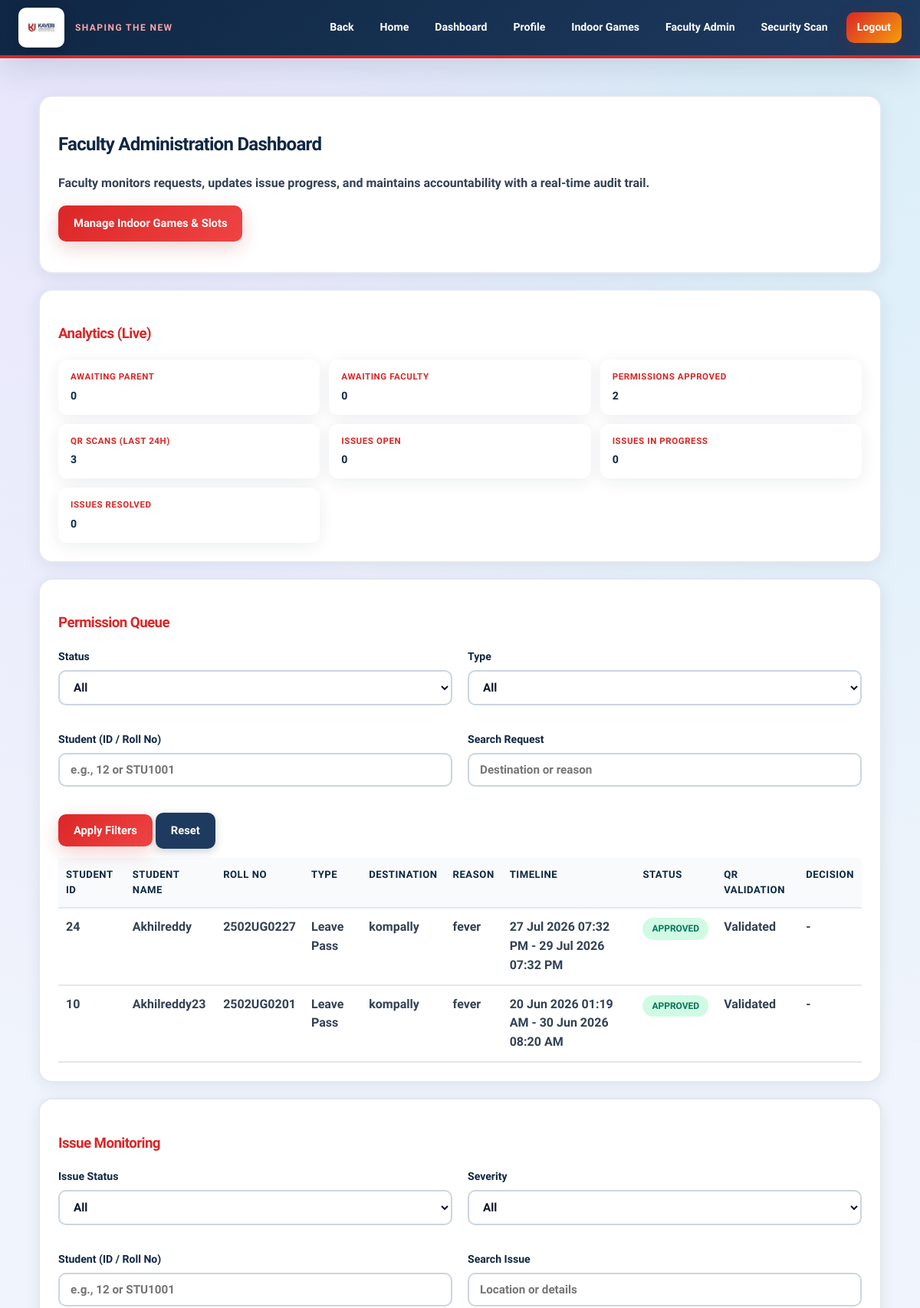
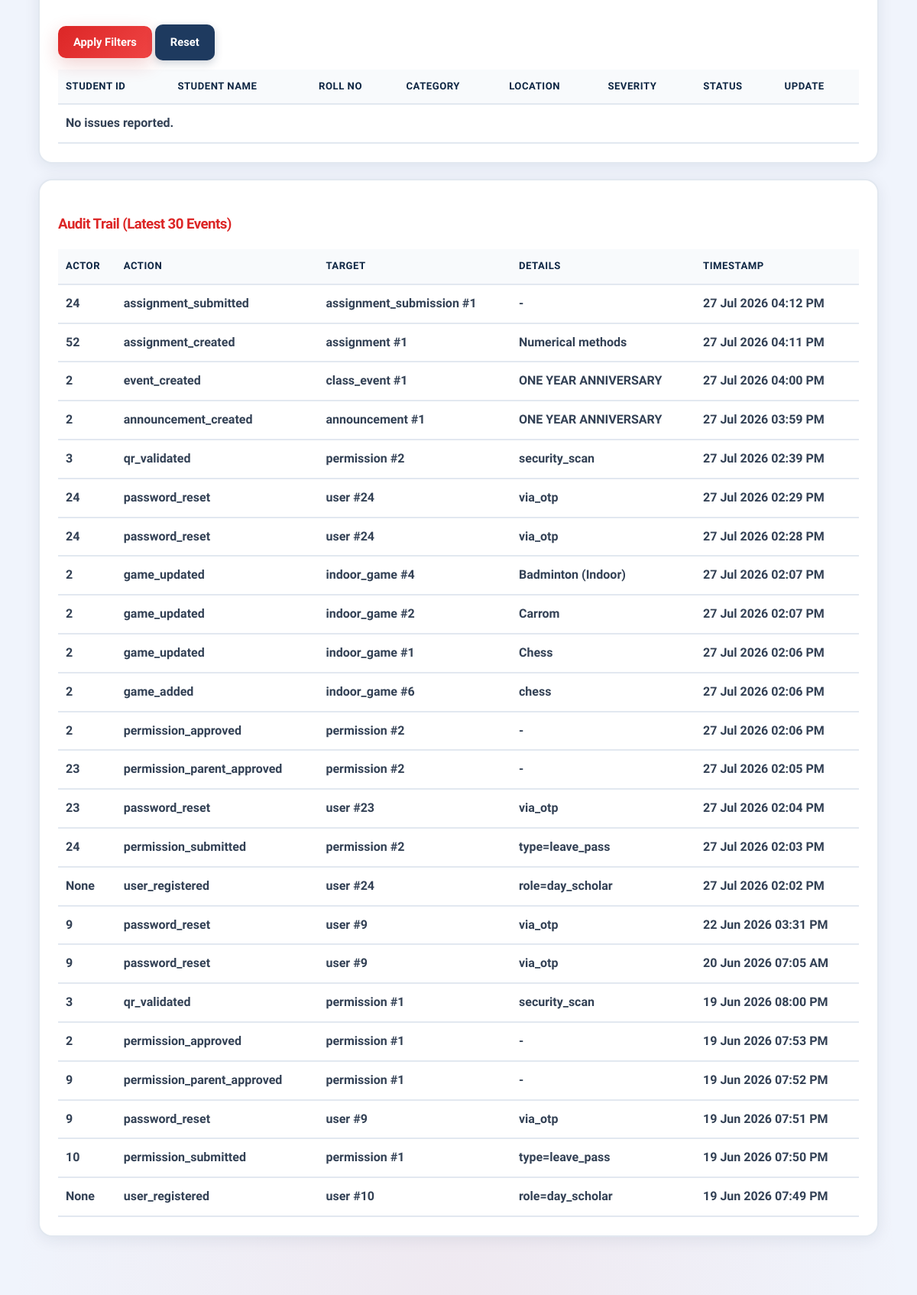
/dashboard (signed in, upper part), run on the app's committed database (2 pictures, top to bottom).
### tables this page shows
CREATE TABLE permission_requests (
                id INTEGER PRIMARY KEY AUTOINCREMENT,
                student_id INTEGER NOT NULL REFERENCES users(id) ON DELETE CASCADE,
                permission_type TEXT NOT NULL,
                destination TEXT NOT NULL,
                requested_from TEXT NOT NULL,
                requested_to TEXT NOT NULL,
                reason TEXT NOT NULL,
                status TEXT NOT NULL CHECK(status IN ('pending_parent','pending_faculty','approved','rejected')),
                decision_note TEXT,
                decided_by INTEGER REFERENCES users(id) ON DELETE SET NULL,
                parent_decision_note TEXT,
                parent_decided_by INTEGER REFERENCES users(id) ON DELETE SET NULL,
                parent_decided_at TEXT,
                created_at TEXT NOT NULL,
                security_validated_at TEXT,
                security_validated_by INTEGER REFERENCES users(id) ON DELETE SET NULL
            );

CREATE TABLE users (
                id INTEGER PRIMARY KEY AUTOINCREMENT,
                login_id TEXT UNIQUE NOT NULL,
                full_name TEXT NOT NULL,
                email TEXT,
                phone TEXT,
                role TEXT NOT NULL CHECK(role IN ('student','day_scholar','parent','faculty','admin','security')),
                password_hash TEXT NOT NULL,
                parent_user_id INTEGER REFERENCES users(id) ON DELETE SET NULL,
                created_at TEXT NOT NULL
            , mentor_id INTEGER REFERENCES users(id) ON DELETE SET NULL);

CREATE TABLE audit_logs (
                id INTEGER PRIMARY KEY AUTOINCREMENT,
                actor_id INTEGER,
                action TEXT NOT NULL,
                target_type TEXT NOT NULL,
                target_id INTEGER NOT NULL,
                details TEXT,
                timestamp TEXT NOT NULL
            );

### app.py (the view, shortened to what this page needs)
    @app.get("/dashboard")
    def dashboard() -> Response | str:
        gate = require_login()
        if gate:
            return gate
        if g.current_user.role in {"student", "day_scholar"}:
            return _dashboard_student()
        if g.current_user.role in {"admin", "faculty"}:
            return _dashboard_admin()

### templates/dashboard_admin.html (shortened to what this page needs)
{% extends "base.html" %}
{% block content %}
<section class="panel">
    <h2>Faculty Administration Dashboard</h2>
    <p>Faculty monitors requests, updates issue progress, and maintains accountability with a real-time audit trail.</p>
    {% if g.current_user.role == 'admin' %}
    <p><a class="btn" href="{{ url_for('admin_games') }}">Manage Indoor Games &amp; Slots</a></p>
    {% endif %}
</section>
<section class="panel">
    <h3>Analytics (Live)</h3>
    <div class="hero-kpis" style="margin-top: 10px;">
        <div class="kpi">
            <div class="kpi-label">Awaiting parent</div>
            <div class="kpi-value">{{ perm_stats.get('pending_parent', 0) }}</div>
        </div>
        <div class="kpi">
            <div class="kpi-label">Awaiting faculty</div>
            <div class="kpi-value">{{ perm_stats.get('pending_faculty', 0) }}</div>
        </div>
        <div class="kpi">
            <div class="kpi-label">Permissions approved</div>
            <div class="kpi-value">{{ perm_stats.get('approved', 0) }}</div>
        </div>
        <div class="kpi">
            <div class="kpi-label">QR scans (last 24h)</div>
            <div class="kpi-value">{{ scans_last_24h }}</div>
        </div>
        <div class="kpi">
            <div class="kpi-label">Issues open</div>
            <div class="kpi-value">{{ issue_stats.get('open', 0) }}</div>
        </div>
        <div class="kpi">
            <div class="kpi-label">Issues in progress</div>
            <div class="kpi-value">{{ issue_stats.get('in_progress', 0) }}</div>
        </div>
        <div class="kpi">
            <div class="kpi-label">Issues resolved</div>
            <div class="kpi-value">{{ issue_stats.get('resolved', 0) }}</div>
        </div>
    </div>
</section>
<section class="panel">
    <h3>Permission Queue</h3>
    <form method="get" class="grid-2">
        <div>
            <label for="perm_status">Status</label>
            <select id="perm_status" name="perm_status">
                <option value="all" {% if filters.perm_status == 'all' %}selected{% endif %}>All</option>
            </select>
        </div>
        <div>
            <label for="perm_type">Type</label>
            <select id="perm_type" name="perm_type">
                <option value="all" {% if filters.perm_type == 'all' %}selected{% endif %}>All</option>
            </select>
        </div>
        <div>
            <label for="perm_student_id">Student (ID / Roll No)</label>
            <input id="perm_student_id" name="perm_student_id" type="text" value="{{ filters.perm_student_id }}" placeholder="e.g., 12 or STU1001">
        </div>
        <div>
            <label for="permission_search">Search Request</label>
            <input id="permission_search" name="permission_search" type="text" value="{{ filters.permission_search }}" placeholder="Destination or reason">
        </div>
        <div>
            <button class="btn" type="submit">Apply Filters</button>
            <a class="btn btn-muted" href="{{ url_for('dashboard') }}">Reset</a>
        </div>
    </form>
    <table>
        <thead>
            <tr>
                <th>Student ID</th>
                <th>Student Name</th>
                <th>Roll No</th>
                <th>Type</th>
                <th>Destination</th>
                <th>Reason</th>
                <th>Timeline</th>
                <th>Status</th>
                <th>QR Validation</th>
                <th>Decision</th>
            </tr>
        </thead>
        <tbody>
            {% for p, student_name, student_roll in permissions %}
            <tr>
                <td>{{ p.student_id }}</td>
                <td>{{ student_name }}</td>
                <td>{{ student_roll }}</td>
                <td>{{ p.permission_type.replace('_', ' ')|title }}</td>
                <td>{{ p.destination }}</td>
                <td>{{ p.reason }}</td>
                <td>{{ p.requested_from.strftime('%d %b %Y %I:%M %p') }} - {{ p.requested_to.strftime('%d %b %Y %I:%M %p') }}</td>
                <td><span class="status-pill status-{{ p.status }}">{{ status_label(p.status) }}</span></td>
                <td>
                    {% if p.security_validated_at %}
                        Validated
                    {% else %}
                        -
                    {% endif %}
                </td>
                <td>
                    {% if p.status == 'pending_faculty' %}
                    <form method="post" action="{{ url_for('decide_permission', request_id=p.id) }}">
                        <input type="text" name="decision_note" placeholder="Faculty note (optional)">
                        <button class="btn" type="submit" name="decision" value="approved">Approve</button>
                        <button class="btn btn-danger" type="submit" name="decision" value="rejected">Reject</button>
                    </form>
                    {% elif p.status == 'pending_parent' %}
                    <span class="muted">Waiting for parent</span>
                    {% else %}
                    {{ p.decision_note or p.parent_decision_note or '-' }}
                    {% endif %}
                </td>
            </tr>
            {% else %}
            <tr>
                <td colspan="10">No permission requests.</td>
            </tr>
            {% endfor %}
        </tbody>
    </table>
</section>
<section class="panel">
    <h3>Issue Monitoring</h3>
    <form method="get" class="grid-2">
        <div>
            <label for="issue_status">Issue Status</label>
            <select id="issue_status" name="issue_status">
                <option value="all" {% if filters.issue_status == 'all' %}selected{% endif %}>All</option>
            </select>
        </div>
        <div>
            <label for="issue_severity">Severity</label>
            <select id="issue_severity" name="issue_severity">
                <option value="all" {% if filters.issue_severity == 'all' %}selected{% endif %}>All</option>
            </select>
        </div>
        <div>
            <label for="issue_student_id">Student (ID / Roll No)</label>
            <input id="issue_student_id" name="issue_student_id" type="text" value="{{ filters.issue_student_id }}" placeholder="e.g., 12 or STU1001">
        </div>
        <div>
            <label for="issue_search">Search Issue</label>
            <input id="issue_search" name="issue_search" type="text" value="{{ filters.issue_search }}" placeholder="Location or details">
        </div>
        <div>
            <button class="btn" type="submit">Apply Filters</button>
            <a class="btn btn-muted" href="{{ url_for('dashboard') }}">Reset</a>
        </div>
    </form>
    <table>
        <thead>
            <tr>
                <th>Student ID</th>
                <th>Student Name</th>
                <th>Roll No</th>
                <th>Category</th>
                <th>Location</th>
                <th>Severity</th>
                <th>Status</th>
                <th>Update</th>
            </tr>
        </thead>
        <tbody>
            {% for issue, student_name, student_roll in issues %}
            <tr>
                <td>{{ issue.student_id }}</td>
                <td>{{ student_name }}</td>
                <td>{{ student_roll }}</td>
                <td>{{ issue.category|title }}</td>
                <td>{{ issue.location }}</td>
                <td>{{ issue.severity|title }}</td>
                <td><span class="status-pill status-{{ issue.status }}">{{ issue.status }}</span></td>
                <td>
                    <form method="post" action="{{ url_for('update_issue', issue_id=issue.id) }}">
                        <select name="status" required>
                            <option value="open" {% if issue.status == 'open' %}selected{% endif %}>Open</option>
                            <option value="in_progress" {% if issue.status == 'in_progress' %}selected{% endif %}>In Progress</option>
                            <option value="resolved" {% if issue.status == 'resolved' %}selected{% endif %}>Resolved</option>
                        </select>
                        <button class="btn btn-muted" type="submit">Update</button>
                    </form>
                </td>
            </tr>
            {% else %}
            <tr>
                <td colspan="8">No issues reported.</td>
            </tr>
            {% endfor %}
        </tbody>
    </table>
</section>
<section class="panel">
    <h3>Audit Trail (Latest 30 Events)</h3>
    <table>
        <thead>
            <tr>
                <th>Actor</th>
                <th>Action</th>
                <th>Target</th>
                <th>Details</th>
                <th>Timestamp</th>
            </tr>
        </thead>
        <tbody>
            {% for log in logs %}
            <tr>
                <td>{{ log.actor_id }}</td>
                <td>{{ log.action }}</td>
                <td>{{ log.target_type }} #{{ log.target_id }}</td>
                <td>{{ log.details or '-' }}</td>
                <td>{{ log.timestamp.strftime('%d %b %Y %I:%M %p') }}</td>
            </tr>
            {% else %}
            <tr>
                <td colspan="5">No audit events yet.</td>
            </tr>
            {% endfor %}
        </tbody>
    </table>
</section>
{% endblock %}

### templates/base.html (shortened to what this page needs)
<!DOCTYPE html>
<html lang="en">
<head>
    <link rel="stylesheet" href="{{ url_for('static', filename='style.css') }}">
</head>
<body class="{% block body_class %}{% endblock %}">
    <header class="top-nav">
        <a class="brand-left" href="{{ url_for('home') }}">
            <img class="brand-logo" src="{{ url_for('branding_logo') }}" alt="{{ university_name }} logo">
            <div class="brand-title brand-title-compact">
                <span class="brand-tagline">{{ motto }}</span>
            </div>
        </a>
        <nav class="nav-links" aria-label="Main navigation">
            <a href="{{ url_for('go_back') }}">Back</a>
            <a href="{{ url_for('home') }}">Home</a>
            {% if g.current_user %}
                <a href="{{ url_for('dashboard') }}">Dashboard</a>
                <a href="{{ url_for('profile') }}">Profile</a>
                {% if g.current_user.role == 'admin' %}
                    <a href="{{ url_for('admin_games') }}">Indoor Games</a>
                {% endif %}
                {% if g.current_user.role in ['faculty', 'admin'] %}
                    <a href="{{ url_for('faculty_admin') }}">Faculty Admin</a>
                {% endif %}
                {% if g.current_user.role in ['security', 'faculty', 'admin'] %}
                    <a href="{{ url_for('security_scan') }}">Security Scan</a>
                {% endif %}
                <a class="nav-cta" href="{{ url_for('logout') }}">Logout</a>
            {% else %}
                <a href="{{ url_for('login') }}">Login</a>
                <a class="nav-cta" href="{{ url_for('register_student') }}">Register</a>
            {% endif %}
        </nav>
    </header>
    <main class="{% block main_class %}container{% endblock %}">
        {% block content %}{% endblock %}
    </main>
</body>
</html>

### data on the page
permission_requests: student_id "24", full_name "Akhilreddy", login_id "2502UG0227", permission_type.replace "Leave Pass", destination "kompally", reason "fever", requested_from "27 Jul 2026 07:32 PM", requested_to "29 Jul 2026 07:32 PM", status "APPROVED", shows "Validated", decision_note "-"
permission_requests: student_id "10", full_name "Akhilreddy23", login_id "2502UG0201", permission_type.replace "Leave Pass", destination "kompally", reason "fever", requested_from "20 Jun 2026 01:19 AM", requested_to "30 Jun 2026 08:20 AM", status "APPROVED", shows "Validated", decision_note "-"
audit_logs: action "assignment_submitted", target_type "assignment_submission"
audit_logs: action "assignment_created", target_type "assignment", details "Numerical methods"
audit_logs: action "event_created", target_type "class_event", details "ONE YEAR ANNIVERSARY"
audit_logs: action "announcement_created", target_type "announcement", details "ONE YEAR ANNIVERSARY"
audit_logs: action "qr_validated", target_type "permission", details "security_scan"
audit_logs: action "password_reset", target_type "user", details "via_otp"
audit_logs: action "password_reset", target_type "user", details "via_otp"
audit_logs: action "game_updated", target_type "indoor_game", details "Badminton (Indoor)"
audit_logs: action "game_updated", target_type "indoor_game", details "Carrom"
audit_logs: action "game_updated", target_type "indoor_game", details "Chess"
audit_logs: action "game_added", target_type "indoor_game", details "chess"
audit_logs: action "permission_approved", target_type "permission"
audit_logs: action "permission_parent_approved", target_type "permission"
audit_logs: action "password_reset", target_type "user", details "via_otp"
audit_logs: action "permission_submitted", target_type "permission", details "type=leave_pass"
audit_logs: action "user_registered", target_type "user", details "role=day_scholar"
audit_logs: action "password_reset", target_type "user", details "via_otp"
audit_logs: action "password_reset", target_type "user", details "via_otp"
audit_logs: action "qr_validated", target_type "permission", details "security_scan"
audit_logs: action "permission_approved", target_type "permission"
audit_logs: action "permission_parent_approved", target_type "permission"
audit_logs: action "password_reset", target_type "user", details "via_otp"
audit_logs: action "permission_submitted", target_type "permission", details "type=leave_pass"
audit_logs: action "user_registered", target_type "user", details "role=day_scholar"

### other printed values
{{ motto }} "SHAPING THE NEW"
{{ perm_stats.get('pending_parent', 0) }} "0"
{{ perm_stats.get('pending_faculty', 0) }} "0"
{{ perm_stats.get('approved', 0) }} "2"
{{ scans_last_24h }} "3"
{{ issue_stats.get('open', 0) }} "0"
{{ issue_stats.get('in_progress', 0) }} "0"
{{ issue_stats.get('resolved', 0) }} "0"
{{ log.actor_id }} "24" "52" "2" "2" "3" "24" "24" "2" "2" "2" "2" "2" "23" "23" "24" "None" "9" "9" "3" "2" "9" "9" "10" "None"
{{ log.target_id }} "1" "1" "1" "1" "2" "24" "24" "4" "2" "1" "6" "2" "2" "23" "2" "24" "9" "9" "1" "1" "1" "9" "1" "10"
{{ log.details or '-' }} "-" "-" "-" "-" "-"
{{ log.timestamp.strftime('%d %b %Y %I:%M %p') }} "27 Jul 2026 04:12 PM" "27 Jul 2026 04:11 PM" "27 Jul 2026 04:00 PM" "27 Jul 2026 03:59 PM" "27 Jul 2026 02:39 PM" "27 Jul 2026 02:29 PM" "27 Jul 2026 02:28 PM" "27 Jul 2026 02:07 PM" "27 Jul 2026 02:07 PM" "27 Jul 2026 02:06 PM" "27 Jul 2026 02:06 PM" "27 Jul 2026 02:06 PM" "27 Jul 2026 02:05 PM" "27 Jul 2026 02:04 PM" "27 Jul 2026 02:03 PM" "27 Jul 2026 02:02 PM" "22 Jun 2026 03:31 PM" "20 Jun 2026 07:05 AM" "19 Jun 2026 08:00 PM" "19 Jun 2026 07:53 PM" "19 Jun 2026 07:52 PM" "19 Jun 2026 07:51 PM" "19 Jun 2026 07:50 PM" "19 Jun 2026 07:49 PM"
